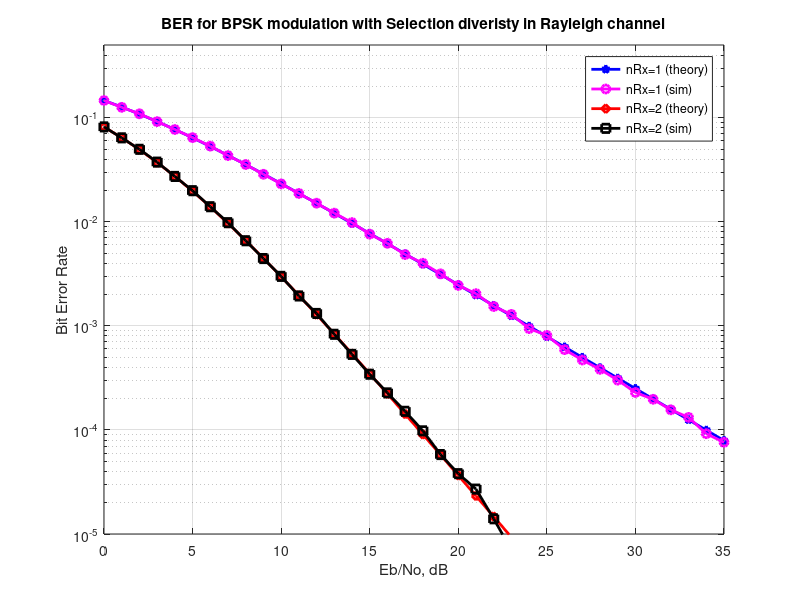

Recreate this plot in MATLAB.
function BERRayFadingChannel_SelDiversity()
% Script for computing the BER for BPSK modulation in a
% Rayleigh fading channel with selection diversity

clear
N = 10^6; % number of bits or symbols

% Transmitter
ip = rand(1,N)>0.5; % generating 0,1 with equal probability
s = 2*ip-1; % BPSK modulation 0 -> -1; 1 -> 0

nRx = [1 2];
Eb_N0_dB =   [0:35]; % multiple Eb/N0 values

for jj = 1:length(nRx)

    for ii = 1:length(Eb_N0_dB)

        n = 1/sqrt(2)*[randn(nRx(jj),N) + j*randn(nRx(jj),N)]; % white gaussian noise, 0dB variance
        h = 1/sqrt(2)*[randn(nRx(jj),N) + j*randn(nRx(jj),N)]; % Rayleigh channel

        % Channel and noise Noise addition
        sD = kron(ones(nRx(jj),1),s);
        y = h.*sD + 10^(-Eb_N0_dB(ii)/20)*n;


        % finding the power of the channel on all rx chain
        hPower = h.*conj(h);
        
        % finding the maximum power
        [hMaxVal ind] = max(hPower,[],1);
        hMaxValMat = kron(ones(nRx(jj),1),hMaxVal);
        
        % selecting the chain with the maximum power
        ySel = y(hPower==hMaxValMat);
        hSel = h(hPower==hMaxValMat);

        % equalization with the selected rx chain
        yHat = ySel./hSel;
        yHat = reshape(yHat,1,N); % just to get the matrix dimension proper

        % receiver - hard decision decoding
        ipHat = real(yHat)>0;

        % counting the errors
        nErr(jj,ii) = size(find([ip- ipHat]),2);

    end

end
simBer = nErr/N; % simulated ber
EbN0Lin = 10.^(Eb_N0_dB/10);
theoryBer_nRx1 = 0.5.*(1-1*(1+1./EbN0Lin).^(-0.5)); 
theoryBer_nRx2 = 0.5.*(1-2*(1+1./EbN0Lin).^(-0.5) +   (1+2./EbN0Lin).^(-0.5));

% plot
% close all
figure

semilogy(Eb_N0_dB,theoryBer_nRx1,'bp-','LineWidth',2);
hold on
semilogy(Eb_N0_dB,simBer(1,:),'mo-','LineWidth',2);
semilogy(Eb_N0_dB,theoryBer_nRx2,'rd-','LineWidth',2);
semilogy(Eb_N0_dB,simBer(2,:),'ks-','LineWidth',2);
axis([0 35 10^-5 0.5])
grid on
legend('nRx=1 (theory)', 'nRx=1 (sim)', 'nRx=2 (theory)', 'nRx=2 (sim)');
xlabel('Eb/No, dB');
ylabel('Bit Error Rate');
title('BER for BPSK modulation with Selection diveristy in Rayleigh channel');